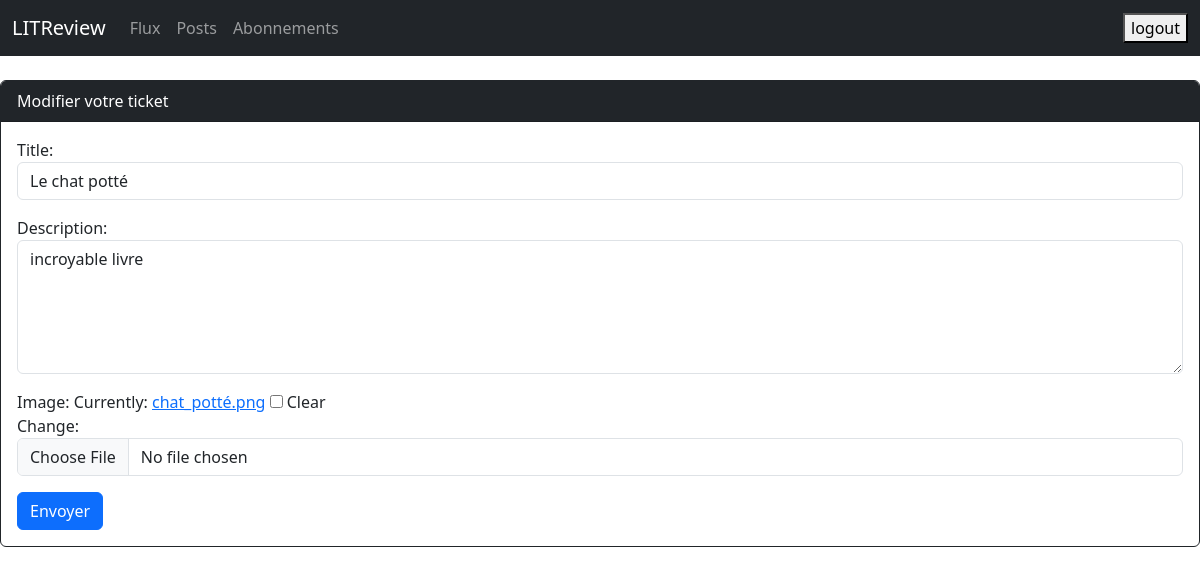
Page /reviews/ticket/8/edit/ (signed in) on the earlier database version.
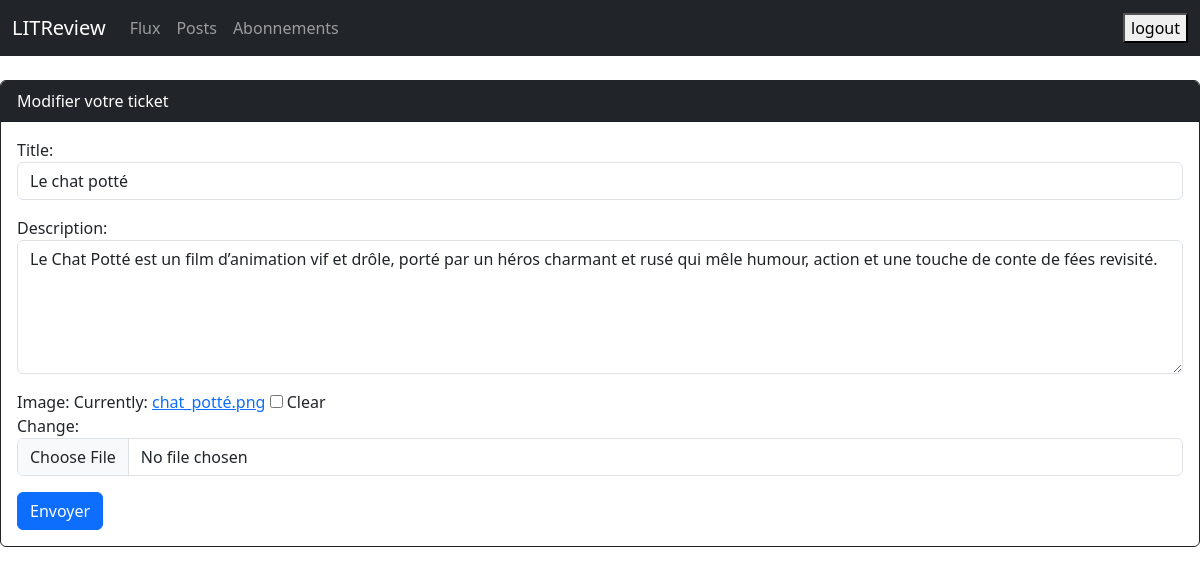
Same page on the later database version.
### reviews/models.py (models this page shows, shortened)
class Ticket(models.Model):
    title = models.CharField(max_length=128)
    description = models.TextField(max_length=2048, blank=True)
    user = models.ForeignKey(to=settings.AUTH_USER_MODEL, on_delete=models.CASCADE)
    image = models.ImageField(null=True, blank=True)
    time_created = models.DateTimeField(auto_now_add=True)
    asked_review = models.BooleanField(default=False)

### reviews/views.py (the view)
# urls.py: path('ticket/<int:ticket_id>/edit/', views.edit_ticket, name='edit_ticket'),
@login_required
def edit_ticket(request, ticket_id):
    ticket = get_object_or_404(Ticket, id=ticket_id, user=request.user)
    if request.method == 'POST':
        ticket_form = TicketForm(request.POST, request.FILES, instance=ticket)
        if ticket_form.is_valid():
            ticket_form.save()
            return redirect('ticket-list')  # Redirection après modification
    else:
        ticket_form = TicketForm(instance=ticket)
    return render(request, 'reviews/edit_ticket.html', {
        'ticket_form': ticket_form,
        'ticket': ticket
    })

### reviews/forms.py
class TicketForm(forms.ModelForm):
    class Meta:
        model = Ticket
        fields = ['title', 'description', 'image']
        widgets = {
            'title': forms.TextInput(attrs={'class': 'form-control'}),
            'description': forms.Textarea(attrs={'class': 'form-control', 'rows': 5}),
            'image': forms.ClearableFileInput(attrs={'class': 'form-control'}),
        }

### templates/reviews/edit_ticket.html (shortened to what this page needs)
<!DOCTYPE html>
<html lang="fr">
<head>
    <link href="https://cdn.jsdelivr.net/npm/bootstrap@5.3.3/dist/css/bootstrap.min.css" rel="stylesheet">
</head>
<body>
<nav class="navbar navbar-expand-lg navbar-dark bg-dark mb-4">
    <div class="container-fluid">
        <a class="navbar-brand" href="{% url 'login' %}">LITReview</a>
        <div class="collapse navbar-collapse">
            <ul class="navbar-nav me-auto">
                <li class="nav-item"><a class="nav-link" href="{% url 'flux' %}">Flux</a></li>
                <li class="nav-item"><a class="nav-link" href="{% url 'posts' %}">Posts</a></li>
                <li class="nav-item"><a class="nav-link" href="{% url 'abonnements' %}">Abonnements</a></li>
            </ul>
            <form method="post" action="{% url 'logout' %}">
                <button type="submit">logout</button>
            </form>
        </div>
    </div>
</nav>
<div class="form-container">
    <div class="card border-dark mb-4">
        <div class="card-header bg-dark text-white">Modifier votre ticket</div>
        <div class="card-body">
            <form method="post" enctype="multipart/form-data">
                {{ ticket_form.as_p }}
                <button type="submit" class="btn btn-primary">Envoyer</button>
            </form>
        </div>
    </div>
</div>
</body>
</html>

Differences in the rows shown:
changed Ticket "Le chat potté": description "incroyable livre" → "Le Chat Potté est un film d’animation vif et drôle, porté par un héros charmant et rusé qui mêle humour, action et une touche de conte de fées revisité."
